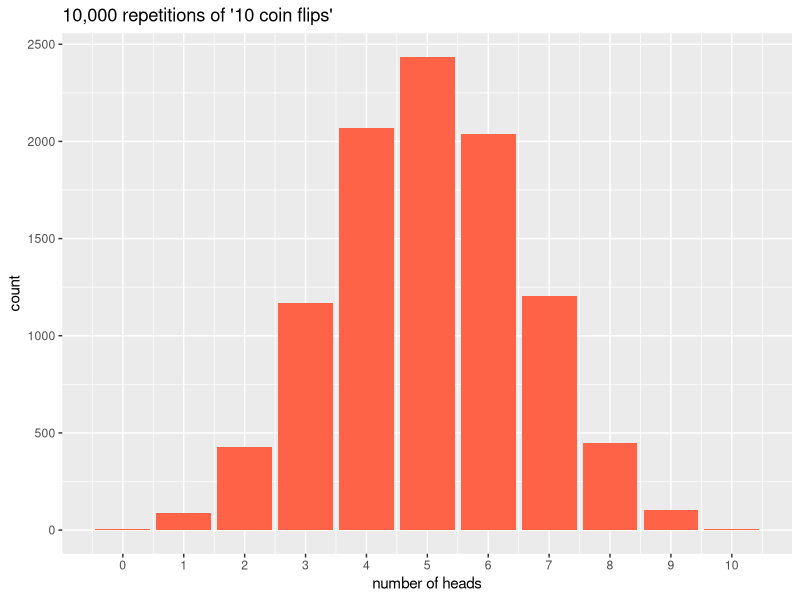
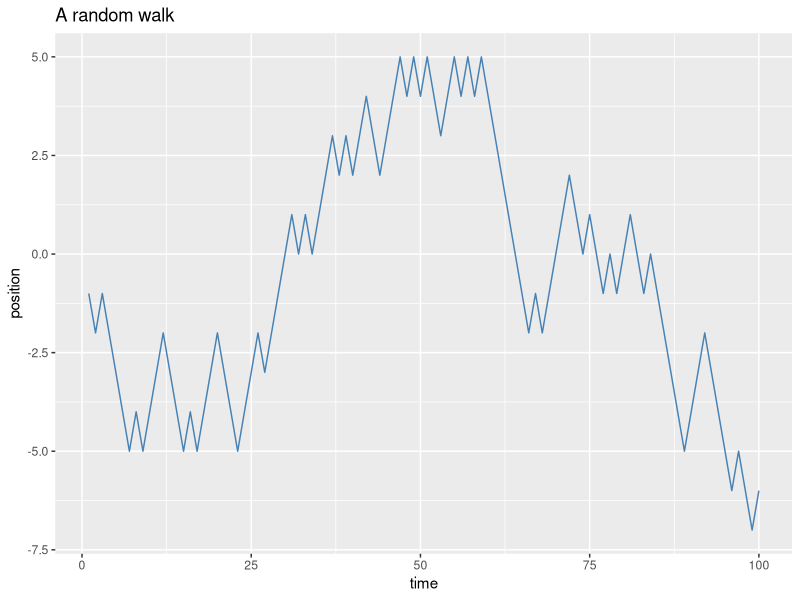
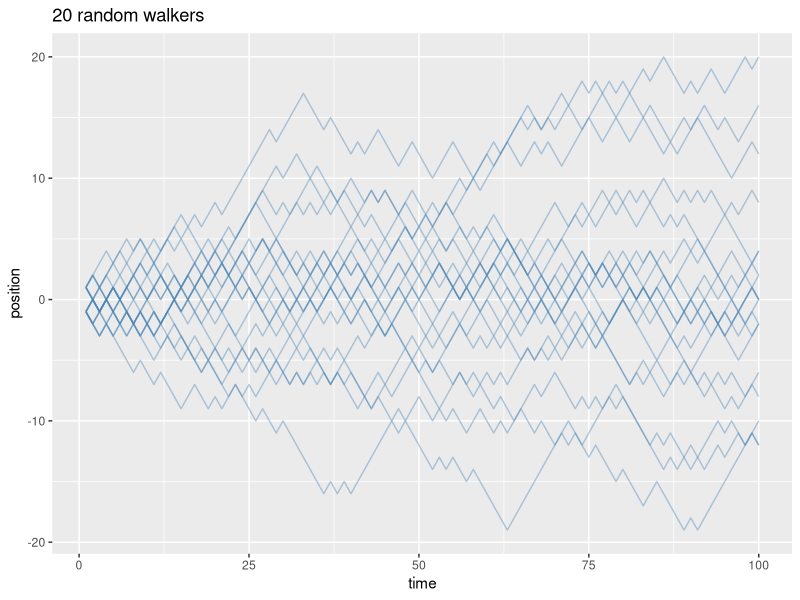

These figures' R source, in order:
## ---- chunk 1
flips <- sample(c(1, 0), size = 10, replace = TRUE)  # 1 = heads, 0 = tails
flips
sum(flips)   # how many heads?
## ---- chunk 2
n_heads <- replicate(10000, sum(sample(c(1, 0), size = 10, replace = TRUE)))
## ---- chunk 3
library(ggplot2)
ggplot(data.frame(n_heads), aes(x = n_heads)) +
  geom_bar(fill = "tomato") +
  scale_x_continuous(breaks = 0:10) +
  labs(title = "10,000 repetitions of '10 coin flips'",
       x = "number of heads", y = "count")
## ---- chunk 4
flip_average <- function(n_flips) {
  mean(sample(c(1, 0), size = n_flips, replace = TRUE))
}

results <- data.frame(
  n = c(10, 100, 1000, 10000),
  proportion_heads = c(flip_average(10), flip_average(100),
                       flip_average(1000), flip_average(10000))
)
results
## ---- chunk 5
steps <- sample(c(1, -1), size = 100, replace = TRUE)
position <- cumsum(steps)   # cumulative sum: position after each step
ggplot(data.frame(time = 1:100, position), aes(time, position)) +
  geom_line(color = "steelblue") +
  labs(title = "A random walk")
## ---- chunk 6
random_walk <- function(n_steps = 100) {
  cumsum(sample(c(1, -1), size = n_steps, replace = TRUE))
}

walks <- data.frame(
  time = rep(1:100, times = 20),
  position = unlist(lapply(1:20, function(i) random_walk(100))),
  walker = rep(1:20, each = 100)
)

ggplot(walks, aes(time, position, group = walker)) +
  geom_line(alpha = 0.4, color = "steelblue") +
  labs(title = "20 random walkers")
